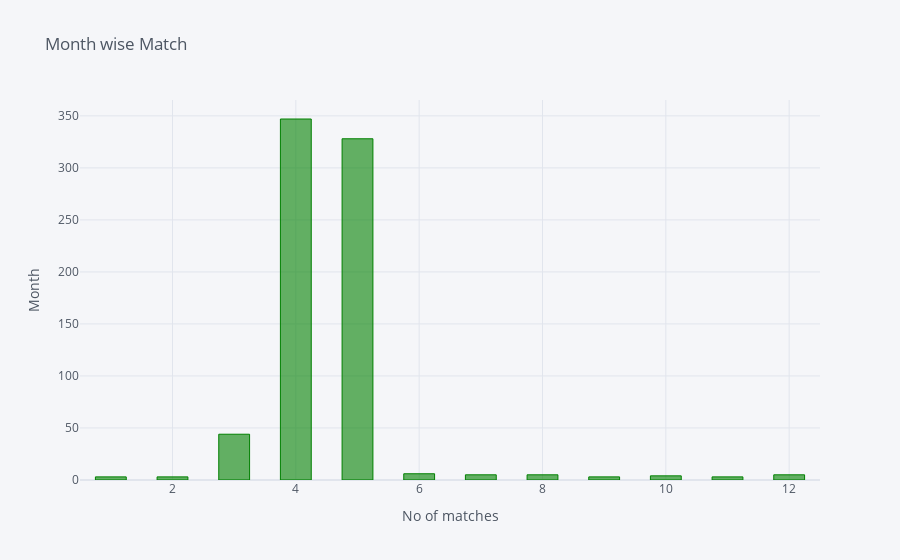

Notebook cell for this chart:
### Markdown cell above
### Month with highest number of  matches

### Code cell
data=df['month'].value_counts()
data.iplot(kind='bar',yTitle='Month', xTitle='No of matches',title='Month wise Match', bargap=0.5,color='green')

### Figure 1 — Plotly figure (JSON) as saved in the notebook; plotly's stock layout.template omitted (floating-point values rounded to 4 significant figures)
{"data": [{"marker": {"color": "rgba(0, 128, 0, 0.6)", "line": {"color": "rgba(0, 128, 0, 1.0)", "width": 1}}, "name": "month", "orientation": "v", "text": "", "type": "bar", "x": [4, 5, 3, 6, 12, 8, 7, 10, 11, 9, 2, 1], "y": [347, 328, 44, 6, 5, 5, 5, 4, 3, 3, 3, 3]}], "layout": {"bargap": 0.5, "legend": {"bgcolor": "#F5F6F9", "font": {"color": "#4D5663"}}, "paper_bgcolor": "#F5F6F9", "plot_bgcolor": "#F5F6F9", "title": {"font": {"color": "#4D5663"}, "text": "Month wise Match"}, "xaxis": {"gridcolor": "#E1E5ED", "showgrid": true, "tickfont": {"color": "#4D5663"}, "title": {"font": {"color": "#4D5663"}, "text": "No of matches"}, "zerolinecolor": "#E1E5ED"}, "yaxis": {"gridcolor": "#E1E5ED", "showgrid": true, "tickfont": {"color": "#4D5663"}, "title": {"font": {"color": "#4D5663"}, "text": "Month"}, "zerolinecolor": "#E1E5ED"}}}
